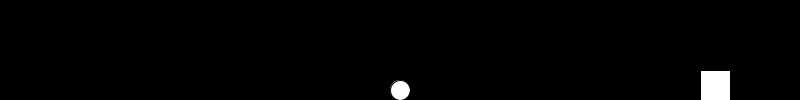
Frame 1 (no input)
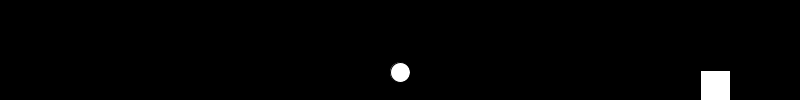
Frame 60 (the mouse pressed at the canvas centre just before this capture)
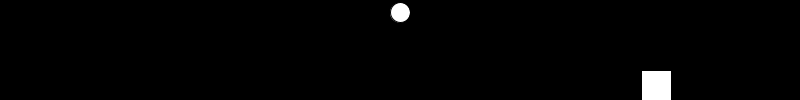
Frame 120 (the mouse held since frame 60 and released just before this capture)

The Processing sketch that drew these frames (run headless with seeded random() and noise(); from frame 60 on, the mouse is pressed at the canvas centre):

// Processing sketch: Mario_Game___beginning
// ── Mario_Game___beginning.pde
PVector rectvel,rectloc;
PVector ellivel, elliloc, elliacc;

void setup(){
  size(800,100);
  rectvel = new PVector(0,0);
  rectloc = new PVector (width-100,height-30);
  ellivel = new PVector (0,0);
  elliloc = new PVector (width/2,height-10);
  elliacc = new PVector (0,-.01);
}

void draw(){
  background(0);
  rectloc.add(rectvel);
  elliloc.add(ellivel);
  ellivel.add(elliacc);
  
  ellipse(elliloc.x,elliloc.y,20,20);

  rect(rectloc.x,rectloc.y,30,30);
  
  if (mousePressed){
    rectvel.set(-1,0);
    
    ellivel.set(0,-1);
    
    if (elliloc.y > height) {
      elliloc.y = 0;
    }
    }
      
   else{
    rectvel.x = 0;
  }
  
}
